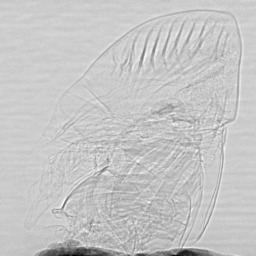
%> input picture xray-tie/Debug/input/xray_tie_input_0.tif, 256 x 256 px
$ octave xray_tie_script.m   (GNU Octave 9; MATLAB toolbox functions it lacks are replaced by stand-ins)
%> lines starting %> are read from the running program, lines starting %| are printed output that depends on the picture
### xray-tie/Debug/xray_tie.m
function [projected_thickness] = xray_tie (I2, IinVal, Mag, R2, mu, delta, ps, reg)
% xray_tie (I2, IinVal, Mag, R2, mu, delta, ps)
%I2 - phase contrast image at R2, input image assumed to be
%     I = IinVal .* exp(-mu*thickness), IinVal constant
% Mag is the magnification
% R2 is the distance the phase contrast image is from contact image
% mu is the linear attenuation coefficient (Beer's Law material
% is assumed to be homogenous and suffciently thin.
% delta is the real part of the deviation of the material's refractive
% index from unityR
% ps is pixel size
% algorithm obtained from Paganin Phase paper
[M, N] = size(I2);
%M
%N
%Proper way of creating frequency axis
wx =2*pi*(0:(M-1))/M; %Create unshifted default omega axis
wy =2*pi*(0:(N-1))/N; %Create unshifted default omega axis
%fx =1/ps*unwrap(fftshift(wx)-2*pi)/2/pi;
fx = 1/ps*(wx-pi*(1-mod(M,2)/M))/(2*pi); %Shift zero to centre - for even case, pull back by pi, for odd case by pi(1-1/N)
fy = 1/ps*(wy-pi*(1-mod(N,2)/N))/(2*pi); %Shift zero to centre - for even case, pull back by pi, for odd case by pi(1-1/N)
[Fx,Fy] = meshgrid(fx,fy);
Fx = transpose(Fx);
Fy = transpose(Fy);

%Set up done time for the real action!
I2fft = fftshift(fft2(Mag^2 * I2));
I2fftScaled = (I2fft / IinVal) * mu;
denominator = (R2 * delta) * ((Fx.^2 + Fy.^2) / Mag) + mu + reg;

%I could have done this all at once but I split it up to
%check the values in the matrix with the CUDA version
%to see if my cuda kernels were working correctly
invTerm = I2fftScaled ./ denominator;
outputIFFT = real(ifft2(ifftshift(invTerm)));
log_output = log(outputIFFT);
projected_thickness = -(1/mu) * log_output;
end

### xray-tie/Debug/xray_tie_script.m
%This image is healthy 0 from the norm folder

%Uncomment one or the other but not both depending on which one
%you want to see
%I2 = imread('.\norm\20131116_192634_GWSS_D5_Healthy_0.tif'); %rectangular image
I2 = imread('.\input\xray_tie_input_0.tif'); %square power of 2 image
%> I2 is the input picture: size 256x256 uint16; min 19865, max 35688, mean 32139

%remove the glue part (approximately the last 100 rows of the image)
[rows,cols] = size(I2);
%> rows = 256; cols = 256
%I2_cropped = I2(1:(rows-100),1:2560); %for rectangular image
I2_cropped = I2; %for square power of two image, no glue removal
figure();
imagesc(I2_cropped);
colormap gray;
colorbar;
title('Original Defocused Image');

%Parameters to projected thickness function
IinVal=1; %incident intensity
Mag = 1.0; %magnification
R2 = 30; %in millimeters (defocus distance)
mu = 0.00828; %in millimeters^-1 (linear attenuation coefficient)
delta = .0001;  %unitless (change in refractive index)
ps = .00325;  %in millimeters (pixel size)
reg = 0.1; %unitless (regularization)

%Above values were obtained by the information below:
%incident intensity: 1 (since the images I gave you were normalized using brightfield images taken without the sample present, I think this should be right)
%linear attenuation coefficient: 0.00828 mm^-1
%pixel size: .00325 mm
%magnification: 2x
%distance of defocused image: unsure, but on the order of 30-40 mm


%Now call the function with te above parameters and output the thickness
output = xray_tie(I2_cropped, IinVal, Mag, R2, mu, delta, ps, reg);
%> in xray_tie, `outputIFFT = real(ifft2(ifftshift(invTerm)));`:
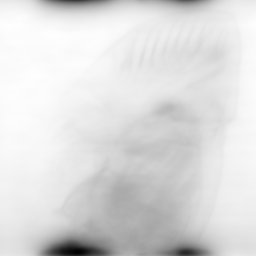
%> outputIFFT: size 256x256 double; min 2204, max 2496.7, mean 2457.6; drawn with min black and max white
%> in xray_tie, `projected_thickness = -(1/mu) * log_output;`:
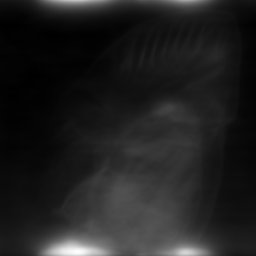
%> projected_thickness: size 256x256 double; min -944.8, max -929.7, mean -942.9; drawn with min black and max white
figure();
imagesc(output);
colormap gray;
colorbar;
title('Output Image (Projected Thickness)');
